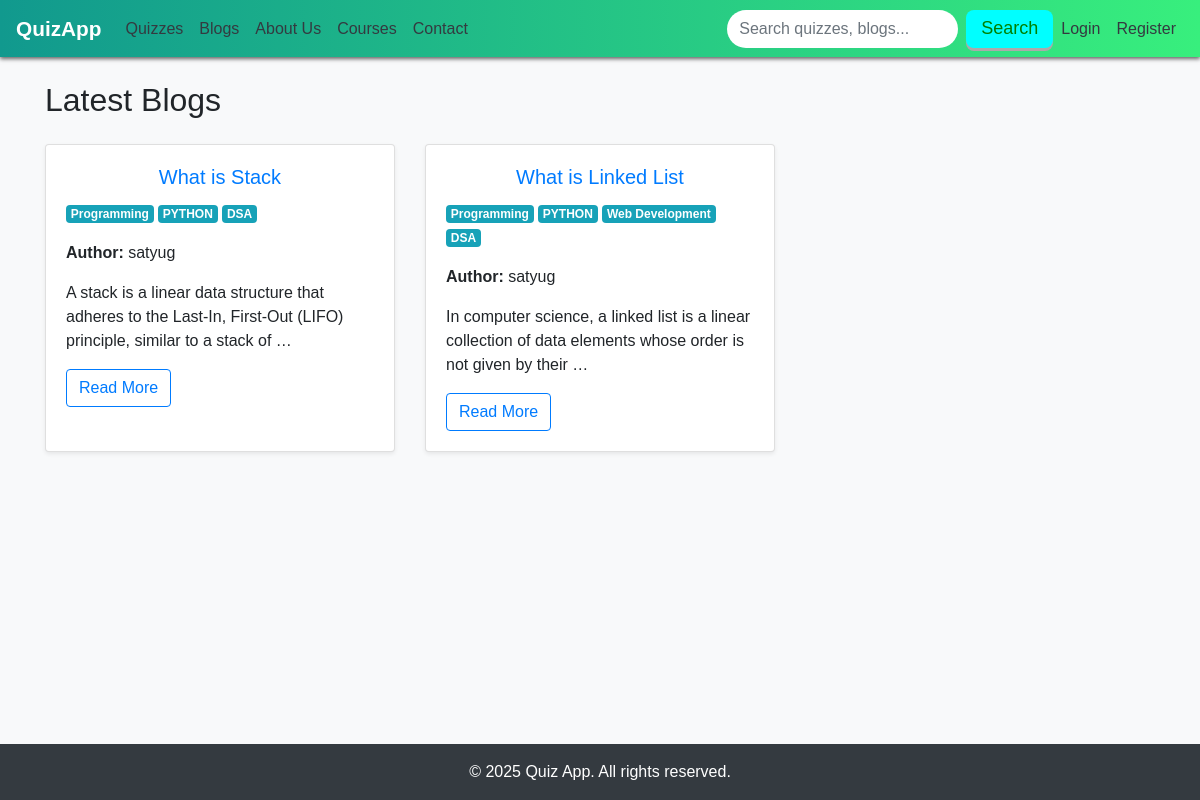
The app's page /blogs/ with its own data.
### core/models.py (models this page shows, shortened)
class Blog(models.Model):
    title = models.CharField(max_length=200)
    summary = models.TextField()
    content = models.TextField()
    image = models.ImageField(upload_to='blogs/', blank=True, null=True)
    created_at = models.DateTimeField(default=timezone.now)
    tags = models.ManyToManyField(Tag, related_name='blogs', blank=True)
    author = models.ForeignKey(User, on_delete=models.CASCADE, related_name='blogs', default = 1)
    updated_at = models.DateTimeField(auto_now=True)

class Tag(models.Model):
    name = models.CharField(max_length=50, unique=True)

### core/views.py (the view)
# urls.py: path('blogs/', views.blog_list, name='blog_list'),
def blog_list(request):
    blogs = Blog.objects.all().order_by('-created_at')
    return render(request, 'core/blog_list.html', {'blogs': blogs})

### templates/core/blog_list.html (shortened to what this page needs)
{% extends 'core/base.html' %}
{% block content %}
<h2 class="mb-4">Latest Blogs</h2>
<div class="row">
  {% for blog in blogs %}
  <div class="col-md-4 mb-4">
    <div class="card h-100 shadow-sm">
      <div class="card-body">
        <h5 class="card-title text-center text-primary">{{ blog.title }}</h5>
        <p>
            {% for tag in blog.tags.all %}
              <a href="{% url 'blogs_by_tag' tag.name %}" class="badge badge-info">{{ tag.name }}</a>
            {% endfor %}
          </p>
        <p><strong>Author:</strong> {{ blog.author.username }}</p>
        <p class="card-text">{{ blog.summary|truncatewords:20|safe }}</p>
        <a href="{% url 'blog_detail' blog.id %}" class="btn btn-outline-primary">Read More</a>
      </div>
    </div>
  </div>
  {% endfor %}
</div>
{% endblock %}

### static/css/style.css (style rules this page uses)
body { font-family: 'Segoe UI', sans-serif; }

### static/core/style.css (style rules this page uses)
.card { box-shadow: 0 0 10px rgba(0,0,0,0.05); }
html, body { height: 100%; margin: 0; display: flex; flex-direction: column; }
body { font-family: Arial, sans-serif; background-color: #f8f9fa; }

### records on screen
Blog: title "What is Stack", author.username "satyug", summary "A stack is a linear data structure that adheres to the Last-In, First-Out (LIFO) principle, similar to a stack of …"
Tag: name "Programming"
Tag: name "PYTHON"
Tag: name "DSA"
Blog: title "What is Linked List", author.username "satyug", summary "In computer science, a linked list is a linear collection of data elements whose order is not given by their …"
Tag: name "Web Development"
